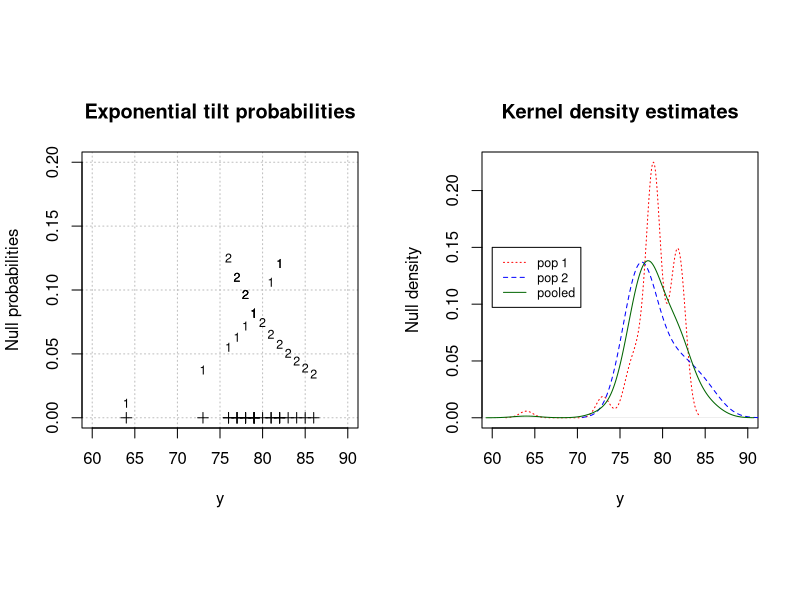

This figure's R source: (Note: this script raises an error after producing the figure.)
#####################################################################
# NAME:  Chris Bilder                                               #
# DATE:  2-12-06                                                    #
# UPDATE:                                                           #
# PURPOSE: Example 4.16 with the exponential tilts only             #
#                                                                   #
# NOTES: See p. 535-536 for BMA's code                              #
#####################################################################


#####################################################################
# Read in data and prepare it for the calculations

  library(boot)
  
  #BMA call this "z".  I changed the name to grav.z to avoid confusion with a studentized quantity  
  grav.z<-grav$g  #grav includes only series 7 and 8 
  grav.z
  
  #Whereever you see series = 8, replace with its negative values
  #  Reason: sum(y_1j * p_1j) - sum(y_2j * p_2j) = 0; notice the minus in there
  grav.z[grav$series==8]<--grav.z[grav$series==8]  

  #The help for exp.tilt() says L is the empirical influence function values
  #  BMA in their code on p. 535-6 simply use the data set for L
  #  At the end of this program, I tried putting the empirical influence function values in for 
  #  L, but the function did not produce the correct results
  grav.z.tilt<-exp.tilt(L=grav.z, theta=0, strata=grav$series)
  grav.z.tilt

  #Verify sum to one for each series
  sum(grav.z.tilt$p[grav$series==7])
  sum(grav.z.tilt$p[grav$series==8])
  
  #Verify that Ho is satisfied; subtract the two below to get 0 (remember that we 
  #  already did the minus part for the series = 8)
  sum(grav.z.tilt$p[grav$series==7]*grav.z[grav$series==7])
  sum(grav.z.tilt$p[grav$series==8]*grav.z[grav$series==8])
  
  
  # Figure 4.11 - left plot
  par(mfrow = c(1,2), pty = "s", xaxs = "r")
  plot(x = grav$g, y = grav.z.tilt$p, main = "Exponential tilt probabilities", ylab = "Null probabilities", 
       xlab = "y", type = "n", ylim = c(0,0.2), xlim = c(60,90), panel.first = grid(nx = NULL, ny = NULL, 
       col="gray", lty="dotted"))
  text(x = grav$g, y = grav.z.tilt$p, labels = as.numeric(grav$series) - 6, cex = 0.75)
  points(x = grav$g, y = rep(0, length(grav$g)), pch = 3) 
 
  # Figure 4.11 - right plot - population #2 line is not quite the same as in BMA (they do not give information
  #   about the type of density estimation performed so I may be using a different method)
  plot(density(x = grav$g[grav$series==7], weights = grav.z.tilt$p[grav$series==7]), lty = "dotted", col = "red", 
       main = "Kernel density estimates", xlim = c(60, 90), xlab = "y", ylab = "Null density")
  lines(density(x = grav$g[grav$series==8], weights = grav.z.tilt$p[grav$series==8]), lty = "dashed", col = "blue")
  lines(density(x = grav$g, weights = grav.z.tilt$p/2), lty = "solid", col = "darkgreen")
  legend(x = 60, y = 0.15, legend = c("pop 1", "pop 2", "pooled"), lty = c("dotted", "dashed", "solid"), 
         col = c("red", "blue", "darkgreen"), cex = 0.75)
   
    
    
#####################################################################
# Perform the bootstrap


  grav.test<-function(data, i, p.ij.0) { 
    d<-data[i,]
    
    #BMA's code - Provides a good example of needing to figure out different types of coding (see below)
    t<-diff(tapply(d$g,d$series,mean))[7]  
    
    #My code to find variance and sample size for each group
    n<-tapply(X = d$g, INDEX = d$series, FUN = length)[7:8]   
    var.ybar<-tapply(X = d$g, INDEX = d$series, FUN = var)[7:8] 
    
    #Unbiased variance estimator - could have used npar delta method variance as well
    v<-var.ybar[1]/n[1] + var.ybar[2]/n[2]  
    
    #Variance under Ho - remember that values of y1 and y2 are chosen with respect to p.ij.0 probabilities
    #  already so it may be appropriate to estimate each group mean by mean(y1, y2) and calculate the 
    #  variances the usual way with these probabilities in mind
    y1<-d$g[d$series == 7]
    y2<-d$g[d$series == 8]
    v.o.1<-sum(1/n[1] * sum((y1 - mean(y1, y2))^2)/(n[1] - 1) + 1/n[2] * sum((y2 - mean(y1, y2))^2)/(n[2] - 1)) 

    #Calculate Example 4.20 variance
    mu.hat1.0<-sum(y1*p.ij.0[d$series == 7])
    mu.hat2.0<-sum(y2*p.ij.0[d$series == 8])
    
    v.0.2<-sum( sum((y1 - mu.hat1.0)^2 * p.ij.0[d$series == 7])/n[1] + 
                sum((y2 - mu.hat2.0)^2 * p.ij.0[d$series == 8])/n[2] )
    
    c(t, v, v.o.1, v.0.2)
  }


  #Test part of the code
  grav.test(data = grav, i = 1:nrow(grav), p.ij.0 = grav.z.tilt$p)
  tapply(grav$g, grav$series, mean)        #Finds means for each group
  t<-diff(tapply(grav$g, grav$series, mean))[7]  #diff returns x_t - x_t-1 (first order differences) normally
  n<-tapply(X = grav$g, INDEX = grav$series, FUN = length)[7:8]   
  var.t<-tapply(X = grav$g, INDEX = grav$series, FUN = var)[7:8] 
  v<-var.t[1]/n[1] + var.t[2]/n[2]  #could have used npar delta method as well
  z<-(t-0)/sqrt(v)
  z
  
  
  set.seed(7815)
  grav.boot<-boot(data=grav, statistic=grav.test, R=999, weights=grav.z.tilt$p, strata=grav$series, p.ij.0 = grav.z.tilt$p)
  plot(grav.boot)

  #P-value - using t - remember this is a one-sided test
  (sum(grav.boot$t[,1]>=grav.boot$t0[1])+1)/(grav.boot$R+1)
  
  
  #P-value - using different studentized methods - remember this is a one-sided test
  #  This z.star method here is similar to equations 16.6 and 16.7 in Efron and Tibshirani (1993, p. 224)
  z.star.0<-(grav.boot$t[,1]-0)/sqrt(grav.boot$t[,2])
  z.0<-(grav.boot$t0[1]-0)/sqrt(grav.boot$t0[2])
  (sum(z.star.0>=z.0)+1)/(grav.boot$R+1)
  plot(grav.boot, t0=z.0, t=z.star.0)  #quick way to construct a plot
  
  z.star1.0<-(grav.boot$t[,1]-0)/sqrt(grav.boot$t[,3])
  z1.0<-(grav.boot$t0[1]-0)/sqrt(grav.boot$t0[3])
  (sum(z.star1.0>=z1.0)+1)/(grav.boot$R+1)
  #plot(grav.boot, t0=z1.0, t=z.star1.0)

  z.star2.0<-(grav.boot$t[,1]-0)/sqrt(grav.boot$t[,4])
  z2.0<-(grav.boot$t0[1]-0)/sqrt(grav.boot$t0[4])
  (sum(z.star2.0>=z2.0)+1)/(grav.boot$R+1)
  #plot(grav.boot, t0=z2.0, t=z.star2)

    

  #Additional set of plots
  par(mfrow = c(1,2), pty = "s", xaxs = "i")
  
  #Histogram
  hist(z.star.0, main = expression(paste("Histogram of ", z[0]^{"*"})), xlab=expression(z[0]^{"*"}), freq = FALSE)
  abline(v = z.0, col = "darkgreen", lwd = 5)
  curve(dnorm(x, mean = mean(z.star), sd = sd(z.star)), col = "red", add = TRUE)

  #EDF
  plot.ecdf(z.star.0, verticals = TRUE, do.p = FALSE, main = expression(paste("EDF for ", z[0]^{"*"})), lwd = 2,
            panel.first = grid(nx = NULL, ny = NULL, col="gray", lty="dotted"), ylab = "Estimated CDF", xlab = expression(z[0]^{"*"}))
  curve(expr = pnorm(x, mean(z.star.0), sd = sd(z.star.0)), col = "red", add = TRUE)


  #Look at histograms and EDFs of the other Z*_0 as well



############################################################################################
#The documentation in exp.tilt is a little confusing since it says the L option should be the 
#  empirical influence values.  Here's what happens when I do this.  
  l.jack<-empinf(data = grav, statistic = grav.test, stype = "i", type = "jack", strata = grav$series)
  l.jack 

  #Produces all equal p_ij 
  temp.tilt<-exp.tilt(L=l.jack, theta=0, strata=grav$series)
  temp.tilt
  z.tilt<-exp.tilt( L=z, theta=0, strata=grav$series)
  z.tilt


 
    
############################################################################################
# My own try of finding p_ij - Try with log for p_ij

lagrange.expr<-function(par.f, d, p.hat.1, p.hat.2) {
   
    n1<-length(d$g[d$series==7])
    n2<-length(d$g[d$series==8])
    p.1<-exp(par.f[1:n1])
    p.2<-exp(par.f[(n1+1):(n1+n2)])
    lambda<-par.f[n1+n2+1]
    alpha1<-par.f[n1+n2+2]
    alpha2<-par.f[n1+n2+3]
    
    kl.dist<-sum(sum(p.1*log(p.1/p.hat.1)), sum(p.2*log(p.2/p.hat.2)))
    expr<-kl.dist - lambda*(sum(d$g[d$series==7]*p.1) - sum(d$g[d$series==8]*p.2)) 
                  - alpha1*(sum(p.1)-1) - alpha2*(sum(p.2)-1)
    expr 
    
  }  
    
  #Initial estimators - used as starting points
  par.init<-c(rep(x = log(1/length(grav$g[grav$series==7])), times = length(grav$g[grav$series==7])), 
              rep(x = log(1/length(grav$g[grav$series==8])), times = length(grav$g[grav$series==8])), 
              0, 0, 0)
  p.hat.1<-rep(x = 1/length(grav$g[grav$series==7]), times = length(grav$g[grav$series==7]))
  p.hat.2<-rep(x = 1/length(grav$g[grav$series==8]), times = length(grav$g[grav$series==8]))


  #Test function - should be 0 since set p_ij = p^_ij
  lagrange.expr(par.f = par.init, d = grav, p.hat.1 = p.hat.1, p.hat.2 = p.hat.2)

  save.opt<-optim(par = par.init, fn = lagrange.expr, d = grav, p.hat.1 = p.hat.1, p.hat.2 = p.hat.2,
                  control=list(trace = 0, maxit=10000), method = "BFGS", hessian = FALSE)
  save.opt
  exp(save.opt$par)[-(27:29)]
    



############################################################################################
# My own try of finding p_ij - w/o log fix

lagrange.expr<-function(par.f, d, p.hat.1, p.hat.2) {
   
    n1<-length(d$g[d$series==7])
    n2<-length(d$g[d$series==8])
    #cat("\n", n1, "\n", n2)
    p.1<-par.f[1:n1]
    p.2<-par.f[(n1+1):(n1+n2)]
    lambda<-par.f[n1+n2+1]
    alpha1<-par.f[n1+n2+2]
    alpha2<-par.f[n1+n2+3]
    
    kl.dist<-sum(sum(p.1*log(p.1/p.hat.1)), sum(p.2*log(p.2/p.hat.2)))
    expr<-kl.dist - lambda*(sum(d$g[d$series==7]*p.1) - sum(d$g[d$series==8]*p.2)) 
                  - alpha1*(sum(p.1)-1) - alpha2*(sum(p.2)-1)
    expr 
    
  }  
    
  #Initial estimators - used as starting points
  par.init<-c(rep(x = 1/length(grav$g[grav$series==7]), times = length(grav$g[grav$series==7])), 
              rep(x = 1/length(grav$g[grav$series==8]), times = length(grav$g[grav$series==8])), 
              0, 0, 0)
  p.hat.1<-rep(x = 1/length(grav$g[grav$series==7]), times = length(grav$g[grav$series==7]))
  p.hat.2<-rep(x = 1/length(grav$g[grav$series==8]), times = length(grav$g[grav$series==8]))


  #Test function
  lagrange.expr(par.f = par.init, d = grav, p.hat.1 = p.hat.1, p.hat.2 = p.hat.2)

  save.opt<-optim(par = par.init, fn = lagrange.expr, d = grav, p.hat.1 = p.hat.1, p.hat.2 = p.hat.2,
                  control=list(trace = 0, maxit=10000), method = "Nelder-Mead", hessian = FALSE)
  save.opt
  #Changed method from BFGS 


#
